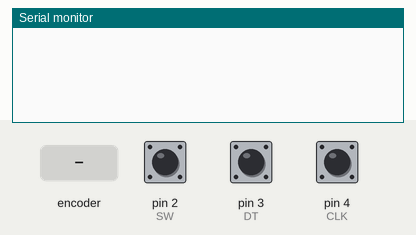
This sketch was run on a simulated Arduino Uno, built with avr-gcc and run on an emulated ATmega328P. On the bench: the last lines printed to the serial monitor. The inputs (shaded band) are chosen by the test bench; at power-on: pin 2 (SW) HIGH, pin 3 (DT) HIGH, pin 4 (CLK) HIGH.

Above: at 1.2 s.
1.3 s: rotary encoder on pin 4 (CLK) / pin 3 (DT) turned 1 step (first pin leading)
At 2.1 s:
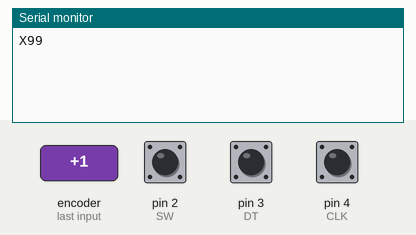
3.0 s: pin 2 (SW) pulled LOW for 0.15 s
At 3.9 s:
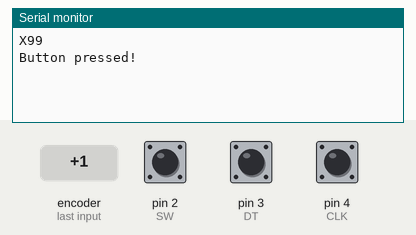
4.6 s: rotary encoder on pin 4 (CLK) / pin 3 (DT) turned 1 step (first pin leading)
At 5.8 s:
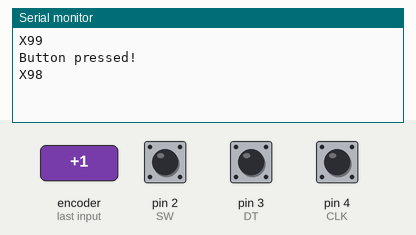

The sketch:

CarGameRotaryEncoder.ino
```cpp
/* Open Source DEV workshop - 3 february 2023
 * Made by Daniëlle Kwakkel
 * Based on the tutorial by Last minute engineers: https://lastminuteengineers.com/rotary-encoder-arduino-tutorial/
 */

// Rotary Encoder Inputs
#define CLK 4
#define DT 3
#define SW 2

int counter = 100;
int currentStateCLK;
int lastStateCLK;
String currentDir ="";
unsigned long lastButtonPress = 0;

void setup() {

	// Set encoder pins as inputs
	pinMode(CLK,INPUT);
	pinMode(DT,INPUT);
	pinMode(SW, INPUT_PULLUP);

	// Setup Serial Monitor
	Serial.begin(9600);

	// Read the initial state of CLK
	lastStateCLK = digitalRead(CLK);
}

void loop() {
	//Serial.println((String)"CLK" + digitalRead(CLK) +  "DT" +  digitalRead(DT) + "SW" + digitalRead(SW));
	// Read the current state of CLK
	currentStateCLK = digitalRead(CLK);

	// If last and current state of CLK are different, then pulse occurred
	// React to only 1 state change to avoid double count
	if (currentStateCLK != lastStateCLK  && currentStateCLK == 1){

		// If the DT state is different than the CLK state then
		// the encoder is rotating CCW so decrement
		if (digitalRead(DT) != currentStateCLK) {
			counter --;
			currentDir ="CCW";
		} else {
			// Encoder is rotating CW so increment
			counter ++;
			currentDir ="CW";
		}

		//Serial.print("Direction: ");
		//Serial.print(currentDir);
		//Serial.print(" | Counter: ");
		//Serial.println(counter);
    Serial.print("X");
    Serial.println(counter);
	}

	// Remember last CLK state
	lastStateCLK = currentStateCLK;

	// Read the button state
	int btnState = digitalRead(SW);

	//If we detect LOW signal, button is pressed
	if (btnState == LOW) {
		//if 50ms have passed since last LOW pulse, it means that the
		//button has been pressed, released and pressed again
		if (millis() - lastButtonPress > 50) {
			Serial.println("Button pressed!");
		}

		// Remember last button press event
		lastButtonPress = millis();
	}

	// Put in a slight delay to help debounce the reading
	delay(1);
}
```

Measured:
- after the input at 1.3 s, the serial monitor: prints a new line after 0.05 s (image 1)
- after the input at 3.0 s, the serial monitor: prints a new line at once (image 2)
- after the input at 4.6 s, the serial monitor: prints a new line after 0.05 s (image 3)
